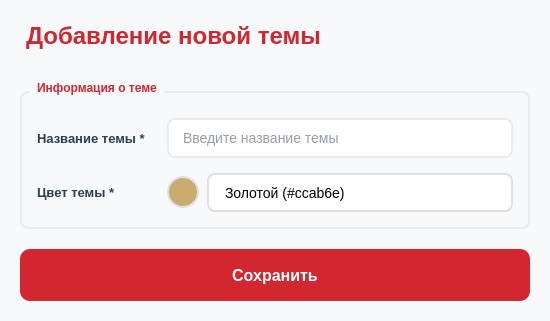
<?xml version="1.0" encoding="UTF-8"?>
<ui version="4.0">
 <class>TagDialog</class>
 <widget class="QDialog" name="TagDialog">
  <property name="geometry">
   <rect>
    <x>0</x>
    <y>0</y>
    <width>550</width>
    <height>321</height>
   </rect>
  </property>
  <property name="minimumSize">
   <size>
    <width>450</width>
    <height>320</height>
   </size>
  </property>
  <property name="maximumSize">
   <size>
    <width>550</width>
    <height>321</height>
   </size>
  </property>
  <property name="windowTitle">
   <string>Добавление темы</string>
  </property>
  <property name="styleSheet">
   <string notr="true">
    QDialog {
        background-color: #f8f9fa;
        font-family: 'Segoe UI', Arial, sans-serif;
    }

    QLabel {
        color: #2c3e50;
        font-size: 13px;
        font-weight: 500;
    }

    QLabel[required=&quot;true&quot;] {
        color: #D22730;
    }

    QLineEdit {
        background-color: white;
        border: 2px solid #e9ecef;
        border-radius: 8px;
        padding: 8px 12px;
        font-size: 14px;
        color: #2c3e50;
        min-height: 20px;
    }

    QLineEdit:focus {
        border: 2px solid #D22730;
        background-color: #fff5f5;
    }

    QLineEdit:hover {
        border: 2px solid #ccab6e;
        background-color: #fffaf0;
    }

    QGroupBox {
        font-weight: bold;
        border: 2px solid #e9ecef;
        border-radius: 8px;
        margin-top: 10px;
        padding-top: 10px;
    }

    QGroupBox::title {
        subcontrol-origin: margin;
        left: 10px;
        padding: 0 5px 0 5px;
        color: #D22730;
    }

    QComboBox {
        border: 2px solid #E0E0E0;
        border-radius: 8px;
        padding: 0px 16px;
        font-size: 14px;
        background-color: white;
        min-height: 35px;
        max-height: 35px;
        text-align: left;
		color: black;
    }

    QComboBox:hover {
        border: 2px solid #ccab6e;
    }

    QComboBox::drop-down {
        border: none;
        width: 30px;
    }

    QComboBox::down-arrow {
        image: none;
        border-left: 6px solid transparent;
        border-right: 6px solid transparent;
        border-top: 6px solid #D22730;
        width: 0;
        height: 0;
    }

    QComboBox QAbstractItemView {
        border-radius: 8px;
        background-color: white;
        selection-background-color: #D22730;
        selection-color: white;
        outline: none;
        padding: 4px;
    }

    QPushButton {
        background-color: #1B232A;
        color: white;
        border: none;
        border-radius: 6px;
        padding: 0px 12px;
        font-size: 12px;
        min-height: 28px;
        max-height: 28px;
    }

    QPushButton:hover {
        background-color: #09131B;
    }

    QPushButton:pressed {
        background-color: #030B12;
    }

    QPushButton[primary=&quot;true&quot;] {
        background-color: #D22730;
        color: white;
        border-radius: 10px;
        font-weight: bold;
        font-size: 16px;
        border: none;
        padding: 12px 30px;
        min-width: 150px;
    }

    QPushButton[primary=&quot;true&quot;]:hover {
        background-color: #862633;
        border: 2px solid #ccab6e;
    }

    QPushButton[primary=&quot;true&quot;]:pressed {
        background-color: #6a1e29;
    }
    QScrollBar:vertical {
        background: #F5F5F5;
        width: 8px;
        border-radius: 4px;
    }
    QScrollBar::handle:vertical {
        background: #C1C1C1;
        border-radius: 4px;
        min-height: 20px;
    }
    QScrollBar:horizontal {
        border: none;
        background: #F5F5F5;
        height: 8px;
        margin: 0px;
        border-radius: 4px;
    }
    QScrollBar::handle:horizontal {
        background: #c1c1c1;
        border-radius: 4px;
        min-width: 20px;
    }
    QScrollBar::add-line, QScrollBar::sub-line {
        border: none;
        background: none;
    }
   </string>
  </property>
  <layout class="QVBoxLayout" name="verticalLayoutMain">
   <property name="spacing">
    <number>20</number>
   </property>
   <property name="leftMargin">
    <number>20</number>
   </property>
   <property name="topMargin">
    <number>20</number>
   </property>
   <property name="rightMargin">
    <number>20</number>
   </property>
   <property name="bottomMargin">
    <number>20</number>
   </property>
   <item>
    <widget class="QLabel" name="titleLabel">
     <property name="styleSheet">
      <string notr="true">font-size: 24px; font-weight: bold; color: #D22730; margin-bottom: 10px;</string>
     </property>
     <property name="text">
      <string>Добавление новой темы</string>
     </property>
    </widget>
   </item>
   <item>
    <widget class="QGroupBox" name="groupBoxTagInfo">
     <property name="title">
      <string>Информация о теме</string>
     </property>
     <layout class="QVBoxLayout" name="verticalLayoutTagInfo">
      <property name="spacing">
       <number>15</number>
      </property>
      <property name="leftMargin">
       <number>15</number>
      </property>
      <property name="topMargin">
       <number>15</number>
      </property>
      <property name="rightMargin">
       <number>15</number>
      </property>
      <property name="bottomMargin">
       <number>15</number>
      </property>
      <item>
       <layout class="QHBoxLayout" name="horizontalLayoutName">
        <property name="spacing">
         <number>10</number>
        </property>
        <item>
         <widget class="QLabel" name="labelName">
          <property name="minimumSize">
           <size>
            <width>120</width>
            <height>0</height>
           </size>
          </property>
          <property name="maximumSize">
           <size>
            <width>50</width>
            <height>16777215</height>
           </size>
          </property>
          <property name="text">
           <string>Название темы *</string>
          </property>
          <property name="required" stdset="0">
           <bool>true</bool>
          </property>
         </widget>
        </item>
        <item>
         <widget class="QLineEdit" name="lineEditName">
          <property name="minimumSize">
           <size>
            <width>250</width>
            <height>40</height>
           </size>
          </property>
          <property name="placeholderText">
           <string>Введите название темы</string>
          </property>
         </widget>
        </item>
       </layout>
      </item>
      <item>
       <layout class="QHBoxLayout" name="horizontalLayoutColor">
        <property name="spacing">
         <number>10</number>
        </property>
        <item>
         <widget class="QLabel" name="labelColor">
          <property name="minimumSize">
           <size>
            <width>120</width>
            <height>0</height>
           </size>
          </property>
          <property name="maximumSize">
           <size>
            <width>50</width>
            <height>16777215</height>
           </size>
          </property>
          <property name="text">
           <string>Цвет темы *</string>
          </property>
          <property name="required" stdset="0">
           <bool>true</bool>
          </property>
         </widget>
        </item>
        <item>
         <layout class="QHBoxLayout" name="colorSelectionLayout">
          <property name="spacing">
           <number>8</number>
          </property>
          <item>
           <widget class="QFrame" name="colorIndicator">
            <property name="minimumSize">
             <size>
              <width>32</width>
              <height>32</height>
             </size>
            </property>
            <property name="maximumSize">
             <size>
              <width>32</width>
              <height>32</height>
             </size>
            </property>
            <property name="cursor">
             <cursorShape>PointingHandCursor</cursorShape>
            </property>
            <property name="toolTip">
             <string>Нажмите для выбора цвета</string>
            </property>
            <property name="styleSheet">
             <string notr="true">
              border-radius: 16px;
              background-color: #ccab6e;
              border: 2px solid #E0E0E0;
             </string>
            </property>
            <property name="frameShape">
             <enum>QFrame::NoFrame</enum>
            </property>
           </widget>
          </item>
          <item>
           <widget class="QComboBox" name="comboBoxColor">
            <property name="minimumSize">
             <size>
              <width>200</width>
              <height>39</height>
             </size>
            </property>
            <property name="currentIndex">
             <number>0</number>
            </property>
            <item>
             <property name="text">
              <string>Золотой (#ccab6e)</string>
             </property>
            </item>
            <item>
             <property name="text">
              <string>Красный (#D22730)</string>
             </property>
            </item>
            <item>
             <property name="text">
              <string>Синий (#3498db)</string>
             </property>
            </item>
            <item>
             <property name="text">
              <string>Зеленый (#2ecc71)</string>
             </property>
            </item>
            <item>
             <property name="text">
              <string>Фиолетовый (#9b59b6)</string>
             </property>
            </item>
            <item>
             <property name="text">
              <string>Оранжевый (#e67e22)</string>
             </property>
            </item>
           </widget>
          </item>
         </layout>
        </item>
       </layout>
      </item>
     </layout>
    </widget>
   </item>
   <item>
    <widget class="QPushButton" name="btnSave">
     <property name="minimumSize">
      <size>
       <width>210</width>
       <height>52</height>
      </size>
     </property>
     <property name="maximumSize">
      <size>
       <width>16777215</width>
       <height>52</height>
      </size>
     </property>
     <property name="cursor">
      <cursorShape>PointingHandCursor</cursorShape>
     </property>
     <property name="styleSheet">
      <string notr="true">
         QPushButton {
             background-color: #D22730;
             color: white;
             border-radius: 10px;
             font-weight: bold;
             font-size: 16px;
             border: none;
             padding: 12px 30px;
             min-width: 150px;
         }
         QPushButton:hover {
             background-color: #862633;
             border: 2px solid #ccab6e;
         }
         QPushButton:pressed {
             background-color: #6a1e29;
         }
        </string>
     </property>
     <property name="text">
      <string>Сохранить</string>
     </property>
     <property name="primary" stdset="0">
      <bool>true</bool>
     </property>
    </widget>
   </item>
  </layout>
 </widget>
 <resources/>
 <connections/>
</ui>
